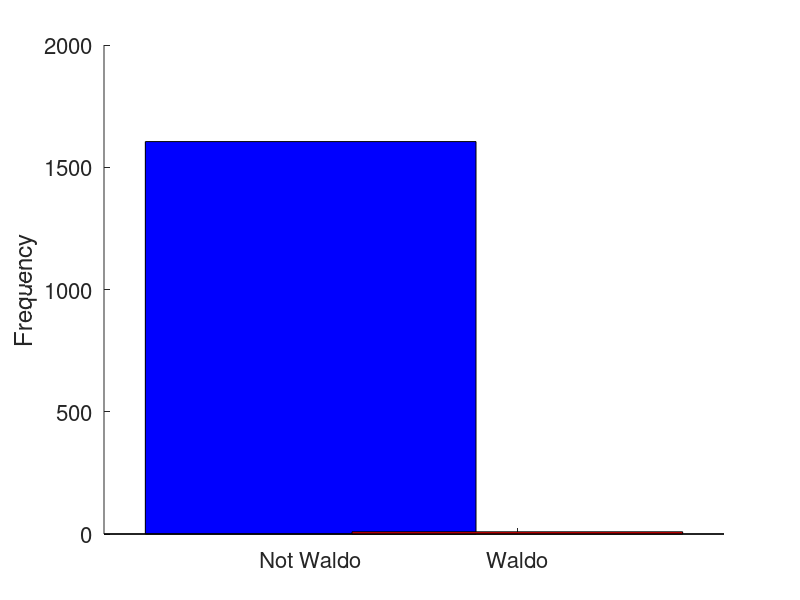

The MATLAB script that drew this image:
input_frequencies=[1605;9];
figure(1);
hold on;
for i=1:2
    h=bar(i-1,input_frequencies(i));
    if( i == 1 )
        set(h,'FaceColor','b');
    else
        set(h,'FaceColor','r');
    end
end
set(gca,'Xtick',0:1,'XTickLabel',{'Not Waldo','Waldo'},'FontSize',16);
ylabel('Frequency');
hold off;